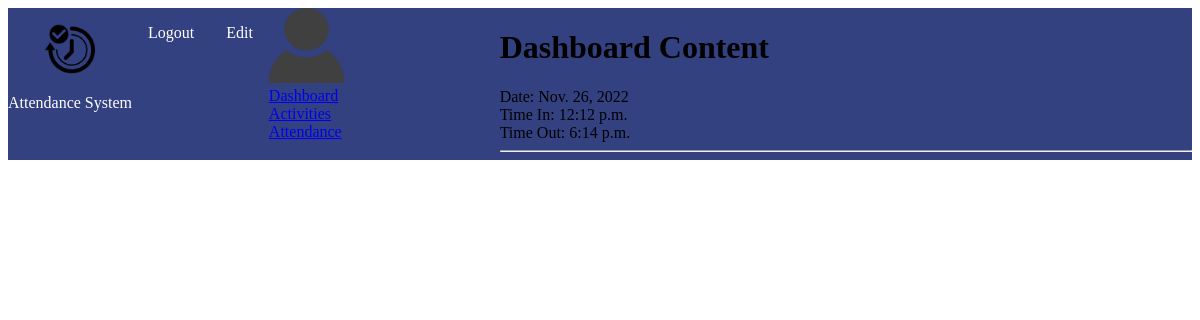
/dashboard/ (signed in), run on the app's committed database.
### base/models.py (models this page shows, shortened)
class Employee(models.Model):
	user = models.OneToOneField(User, null=True, blank=True, on_delete=models.CASCADE)
	first_name = models.CharField(max_length=200, null=True)
	last_name = models.CharField(max_length=200, null=True)
	mobile_number = models.CharField(max_length=200, null=True)
	email = models.EmailField(max_length=200, null=True, unique=True)
	profile_picture = models.ImageField(default="default_profile.png", null=True, blank=True)

class In_out(models.Model):
    date = models.DateField(default=datetime.date.today)
    in_time = models.TimeField()
    out_time = models.TimeField()
    employee = models.ForeignKey(
        "Employee",
        on_delete=models.CASCADE,
    )

### base/views.py (the view)
# urls.py: path("dashboard/", views.dashboard, name="dashboard"),
@login_required(login_url='login')
def dashboard(request):
	in_outs = In_out.objects.all()
	in_out_list = []
	for in_out in in_outs:
		if in_out.employee.id == request.user.employee.id:
			in_out_list.append(in_out)
	return render(request ,'base/dashboard.html', {'in_outs' : in_out_list})

### base/templates/base/dashboard.html
{% extends 'main.html' %}
{% block content %}
    <div>
        <h1>Dashboard Content</h1>
        {% for in_out in in_outs %}
            <label>Date:</label>
            {{in_out.date}}
            <br>
            <label>Time In:</label>
            {{in_out.in_time}}
            <br>
            <label>Time Out:</label>
            {{in_out.out_time}}
            <hr>
        {% endfor %}
    </div>
{% endblock %}

### templates/main.html (shortened to what this page needs)
<!DOCTYPE html>
<html lang="en">
<head>
</head>
<body>
    {% include 'navbar.html' %}
    {% if request.user.is_authenticated %}
    <div class="menu-container">
        <div>
            <div>
                <a href="{% url 'view-profile' %}"><img src="{{request.user.employee.profile_picture.url}}" alt="Profile Picture" width="75" height="75"></a>
            </div>
            <div>
                <a href="{% url 'dashboard' %}">Dashboard</a>
            </div>
            {% if user.is_superuser %}
            <div>
                <a href="{% url 'employees_list' %}">Employees List</a>
            </div>
            <div>
                <a href="{% url 'io-archive-report' %}">Activities Report</a>
            </div>
            <div>
                <a href="{% url 'io-report' %}">Attendance Report</a>
            </div>
            {% else %}
            <div>
                <a href="{% url 'io-archive' %}">Activities</a>
            </div>
            <div>
                <a href="{% url 'io' %}">Attendance</a>
            </div>
            {% endif %}
        </div>
        {% block content %}
        {% endblock %}
    </div>
    {% else %}
    {% block no_menu %}
    {% endblock %}
    {% endif %}
</body>
</html>

### templates/main.html (style rules this page uses)
.menu-container { display: grid; grid-template-columns: 1fr 3fr; }

### data on the page
In_out: date "Nov. 26, 2022", in_time "12:12 p.m.", out_time "6:14 p.m."
